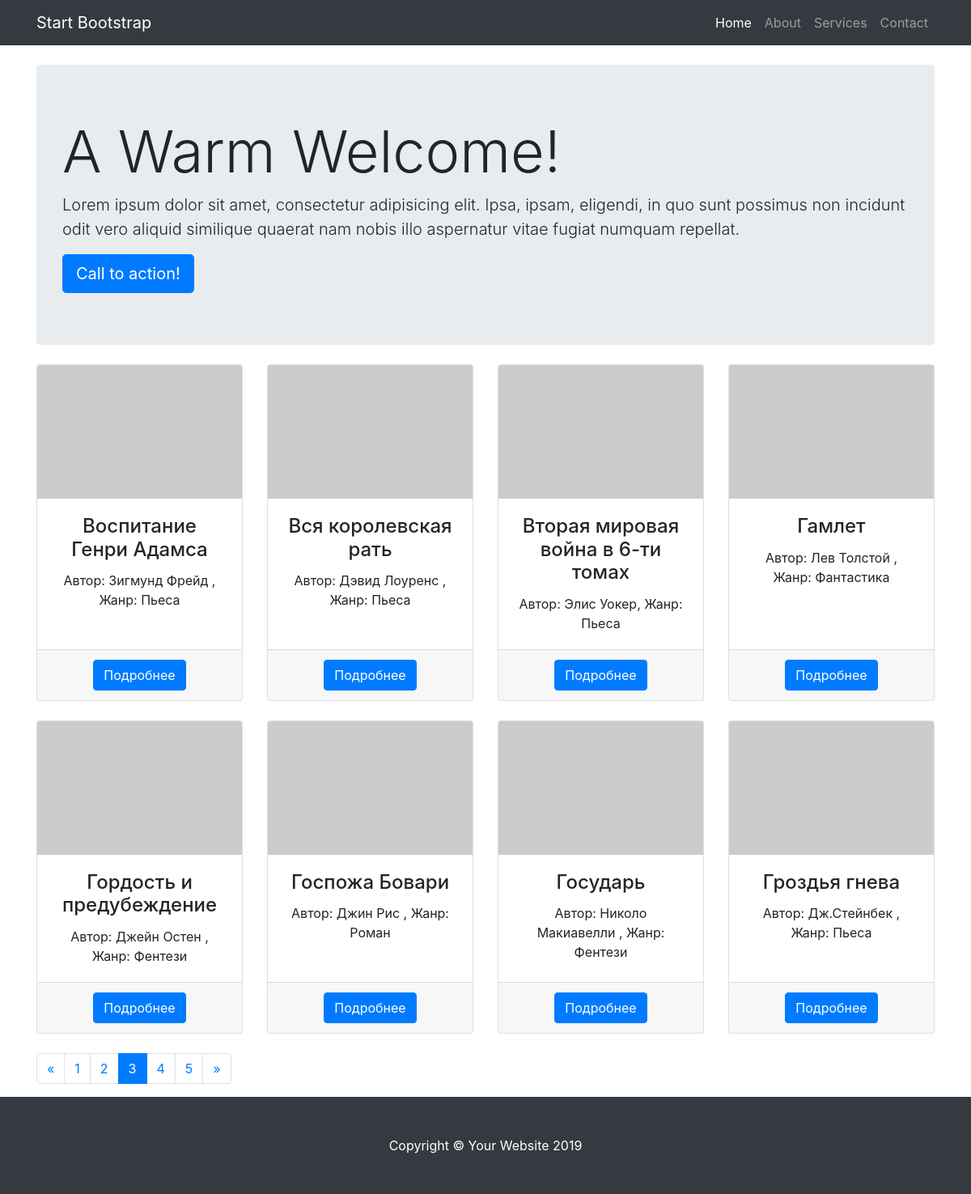
/?page=3, run on the app's committed database.
### tables this page shows
CREATE TABLE `book` (
  `id` int(10) unsigned NOT NULL AUTO_INCREMENT,
  `title` varchar(150) NOT NULL,
  `author_id` int(10) unsigned NOT NULL,
  `genre_id` int(10) unsigned DEFAULT NULL,
  PRIMARY KEY (`id`)
);

CREATE TABLE `author` (
  `id` int(11) NOT NULL,
  `name` varchar(255) DEFAULT NULL,
  PRIMARY KEY (`id`)
);

CREATE TABLE `genre` (
  `id` int(10) unsigned NOT NULL AUTO_INCREMENT,
  `name` varchar(45) NOT NULL,
  PRIMARY KEY (`id`)
);

### index.php (the view, shortened to what this page needs)
<?php
require 'functions.php';
$books = getBooks();
?>
<!DOCTYPE html>
<html lang="en">
<head>
    <link href="vendor/bootstrap/css/bootstrap.min.css" rel="stylesheet">
    <link href="css/heroic-features.css" rel="stylesheet">
</head>
<body>
<nav class="navbar navbar-expand-lg navbar-dark bg-dark fixed-top">
    <div class="container">
        <a class="navbar-brand" href="#">Start Bootstrap</a>
        <div class="collapse navbar-collapse" id="navbarResponsive">
            <ul class="navbar-nav ml-auto">
                <li class="nav-item active">
                    <a class="nav-link" href="#">Home
                    </a>
                </li>
                <li class="nav-item">
                    <a class="nav-link" href="#">About</a>
                </li>
                <li class="nav-item">
                    <a class="nav-link" href="#">Services</a>
                </li>
                <li class="nav-item">
                    <a class="nav-link" href="#">Contact</a>
                </li>
            </ul>
        </div>
    </div>
</nav>
<div class="container">
    <header class="jumbotron my-4">
        <h1 class="display-3">A Warm Welcome!</h1>
        <p class="lead">Lorem ipsum dolor sit amet, consectetur adipisicing elit. Ipsa, ipsam, eligendi, in quo sunt possimus non incidunt odit vero aliquid similique quaerat nam nobis illo aspernatur vitae fugiat numquam repellat.</p>
        <a href="#" class="btn btn-primary btn-lg">Call to action!</a>
    </header>
    <div class="row text-center">
        <?php foreach ($books as $book) : ?>
        <div class="col-lg-3 col-md-6 mb-4">
            <div class="card h-100">
                <img class="card-img-top" src="http://placehold.it/500x325" alt="">
                <div class="card-body">
                    <h4 class="card-title"><?=$book['title'] ?></h4>
                    <p class="card-text">Автор: <?=$book['author'] ?>, Жанр: <?=$book['genre'] ?></p>
                </div>
                <div class="card-footer">
                    <a href="/page.php?book_id=<?=$book['book_id'] ?>" class="btn btn-primary">Подробнее</a>
                </div>
            </div>
        </div>
        <?php endforeach; ?>
    </div>
    <?=paginate() ?>
</div>
<footer class="py-5 bg-dark">
    <div class="container">
        <p class="m-0 text-center text-white">Copyright &copy; Your Website 2019</p>
    </div>
</footer>
</body>
</html>

### css/heroic-features.css (style rules this page uses)
body { padding-top: 56px; }

### data on the page
book: title "Воспитание Генри Адамса", author.name "Зигмунд Фрейд", genre.name "Пьеса"
book: title "Вся королевская рать", author.name "Дэвид Лоуренс", genre.name "Пьеса"
book: title "Вторая мировая война в 6-ти томах", author.name "Элис Уокер", genre.name "Пьеса"
book: title "Гамлет", author.name "Лев Толстой", genre.name "Фантастика"
book: title "Гордость и предубеждение", author.name "Джейн Остен", genre.name "Фентези"
book: title "Госпожа Бовари", author.name "Джин Рис", genre.name "Роман"
book: title "Государь", author.name "Николо Макиавелли", genre.name "Фентези"
book: title "Гроздья гнева", author.name "Дж.Стейнбек", genre.name "Пьеса"
